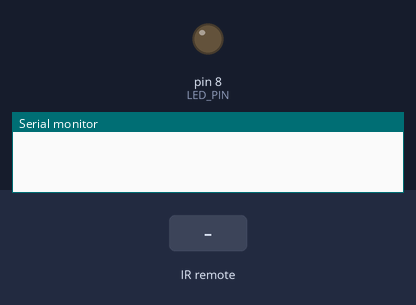
Bench run of a sketch on a simulated Arduino Uno, built with avr-gcc and run on an emulated ATmega328P. Parts: output pins drawn as LEDs (lit = HIGH), the last lines printed to the serial monitor. Inputs (shaded band) come from the test bench.

Above: at 1.2 s.
1.3 s: infrared code 0x46 received
At 2.3 s:
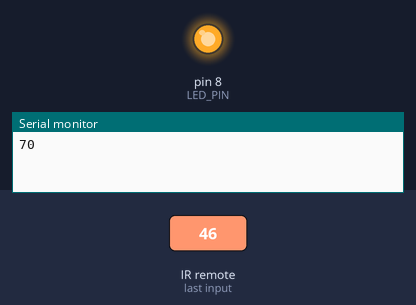
Timing chart, 0 to 4.3 s (numbered marks = the images above; inputs shaded):
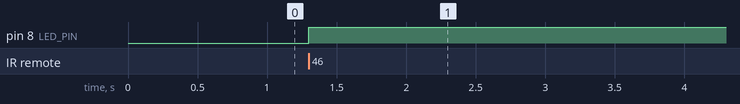

The sketch:

ir_receiver.ino
```cpp
#include <IRremote.h>

#define IR_RECEIVE_PIN 7
#define LED_PIN 8

void setup() {
  pinMode(LED_PIN, OUTPUT);
  pinMode(IR_RECEIVE_PIN, INPUT);
  Serial.begin(9600);
  IrReceiver.begin(IR_RECEIVE_PIN);
}

void loop() {
  if (IrReceiver.decode()) {
    IrReceiver.resume();
    Serial.println(IrReceiver.decodedIRData.command);
  }
  if (IrReceiver.decodedIRData.command == 70) {
    digitalWrite(LED_PIN, HIGH);
  } else {
    digitalWrite(LED_PIN, LOW);
  }

}
```

Measured:
- after the input at 1.3 s, pin 8 (LED_PIN): LOW → HIGH at once
